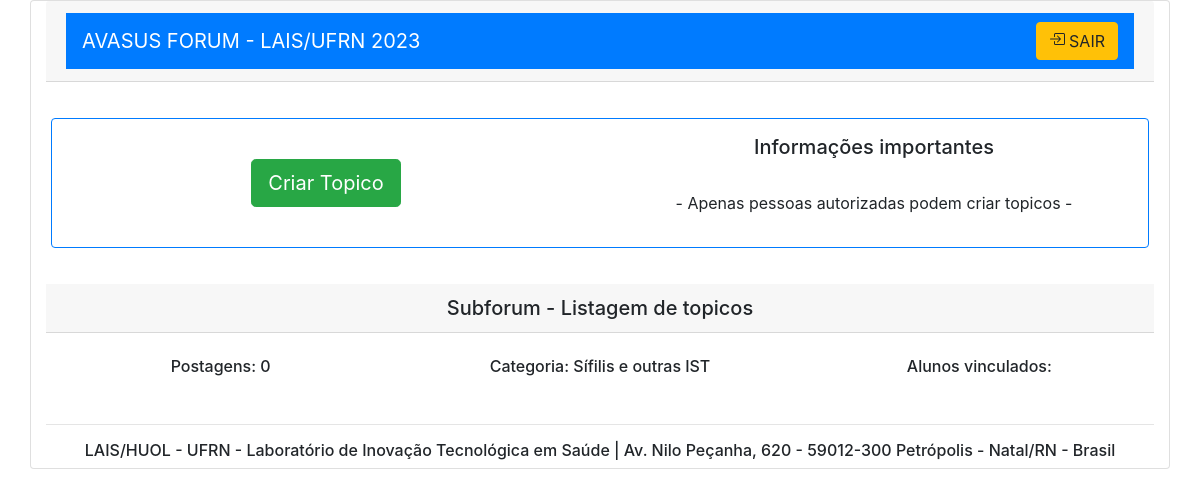
The page /2 (signed in) on the database as committed earlier.
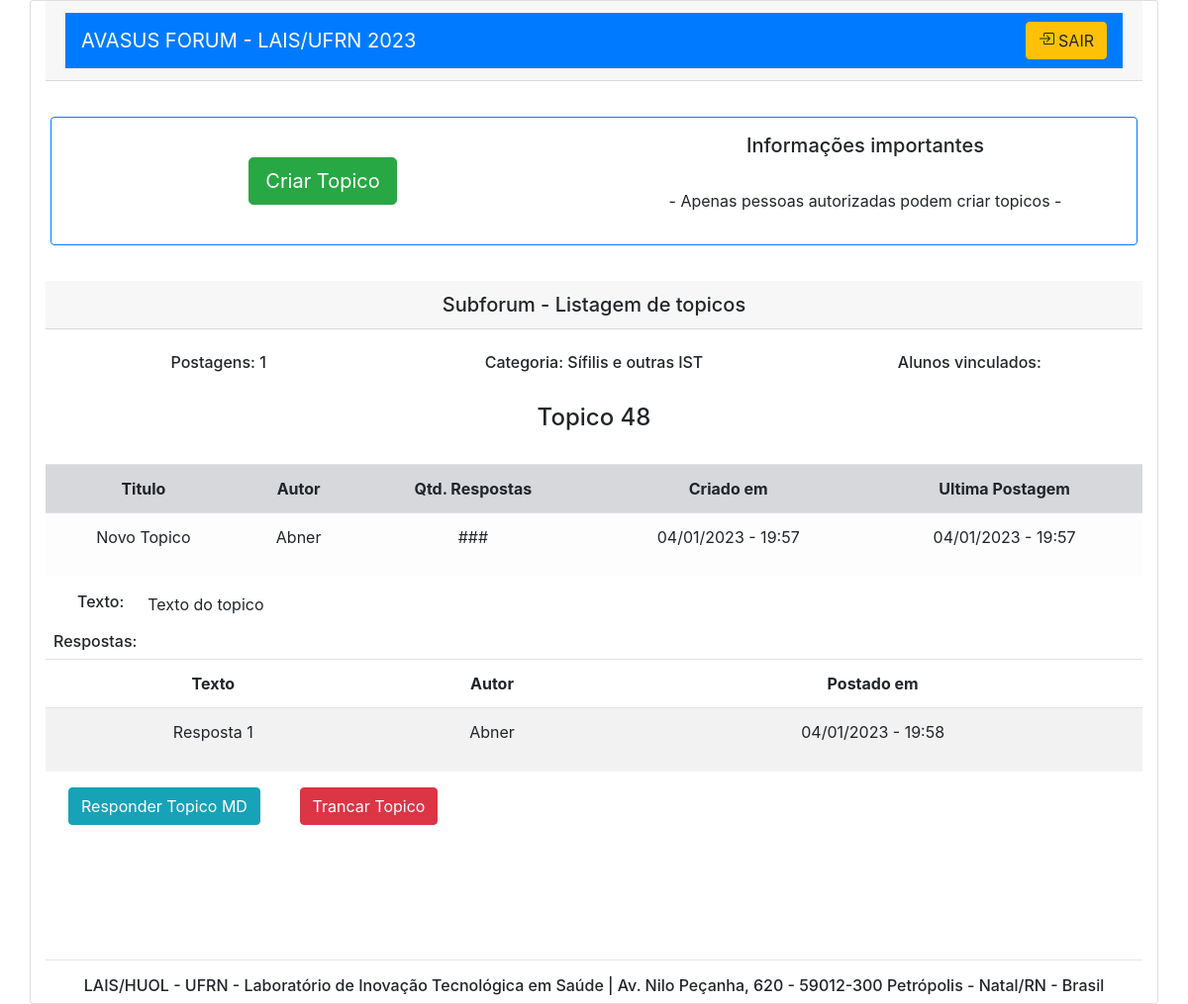
The same page on the database as committed later.
### forum/models.py (models this page shows, shortened)
class Topico(models.Model):
    cod_topico = models.AutoField(primary_key=True)
    cod_subforum = models.ForeignKey(Subforum, on_delete=models.CASCADE)
    autor = models.ForeignKey(CustomUser, on_delete=models.CASCADE)
    nome_autor = models.CharField(max_length=50, default=' ')
    titulo = models.CharField(max_length=120, default=' ')
    descricao = models.CharField(max_length=512, default=' ')
    data_criacao = models.DateTimeField(default=timezone.now)
    ESTADO = (
        ("ATV", "Ativado"),
        ("TRC", "Trancado"),
    )
    estado = models.CharField(choices=ESTADO, max_length=4, default='ATV')

### forum/views.py (the view, shortened to what this page needs)
# urls.py: re_path(r'^(?P<cod_subforum>\d+)', post_subforum, name='subforum' )
def post_subforum(request, cod_subforum):
    if request.user.is_authenticated == True:
        topicos = Topico.objects.filter(cod_subforum=cod_subforum).values_list('cod_topico', 'nome_autor', 'titulo', 'descricao', 'data_criacao', 'estado').order_by('-data_criacao')
        cod_categoria = Subforum.objects.filter(cod_subforum=cod_subforum).values_list('cat_subforum')
        categoria = Categoria.objects.filter(id=cod_categoria[0][0]).values_list('nome')
        total_postagens = len(topicos)
        respostas = Resposta.objects.values_list('cod_topico', 'autor', 'nome_autor', 'texto', 'data_criacao').order_by('-data_criacao')
        context = {
            'cod_subforum': cod_subforum,
            'topicos' : topicos,
            'categoria': categoria[0][0],
            'total_postagens' : total_postagens,
            'respostas' : respostas,
            }
        return render(request, "subforum.html", context)

### forum/templates/subforum.html (shortened to what the changed rows need)
<!DOCTYPE html>
<html lang="pt-br">
  <head>
    <link
    href="//maxcdn.bootstrapcdn.com/bootstrap/4.0.0/css/bootstrap.min.css"
    rel="stylesheet"
    id="bootstrap-css"
  />
  <link rel="stylesheet" href="https://cdn.jsdelivr.net/npm/bootstrap-icons@1.8.1/font/bootstrap-icons.css">
  </head>
  <body>
      <div class="text-center text-lg-start ">
        <form action="" method="POST">
            </form>
            </div>
                      <br>
                    <div class="col-sm">
                      <p class="h5"> Informações importantes </p><br>
                      <p>- Apenas pessoas autorizadas podem criar topicos -</p>
                    </div>
                <div class="card-header h5">
                    Subforum - Listagem de topicos
                  </div>
                  <br>
                  <div class="row">
                    <div class="col">
                        <h6>Postagens: {{total_postagens}} </h6>
                    </div>
                    <div class="col">
                    </div>
                    <div class="col">
                    </div>
                  </div>
                  {% for cod_topico, autor, titulo, descricao, data_criacao, estado  in topicos %}
                  <br>
                  <h4>Topico {{cod_topico}}</h4>
                  <br>
                  <table class="table   table-hover">
                    <thead class="table-light" >
                      <tr>
                        <td class="table-secondary" ><b>Titulo </b></td>
                        <td class="table-secondary" ><b>Autor</b></td>
                        <td class="table-secondary" ><b>Qtd. Respostas</b></td>
                        <td class="table-secondary" ><b>Criado em</b></td>
                        <td class="table-secondary" ><b>Ultima Postagem</b></td>
                      </tr>
                    </thead>
                    <tbody>
                      <tr>
                      <td  class="table-light" >  {{titulo}} </td>
                      <td  class="table-light" >
                          <p> {{autor}}</p>
                      </td>
                      <td  class="table-light" >
                        <p> ### </p>
                    </td>
                      <td  class="table-light">
                          <p>{{data_criacao | date:"d/m/Y - H:i" }}</p>
                      </td>
                      <td  class="table-light">
                        <p>{{data_criacao | date:"d/m/Y - H:i" }}</p>
                      </td>
                      </tr>
                    </tbody>
                  </table>
                  <div class="row mx-2">
                    <h6 class="mx-4"> Texto:  </h6>
                    <p> {{descricao}}</p>
                  </div>
              <div class="row mx-2">
                <h6>Respostas: </h6>
              </div>
              <table class="table table-striped table-hover">
                <thead>
                  <tr>
                    <td><b>Texto </b></td>
                    <td><b>Autor</b></td>
                    <td><b>Postado em</b></td>
                  </tr>
                </thead>
                <tbody>
              {% for a, b , nome_autor_resp, texto_resp ,postado_em_resp in respostas %}
                {% if a ==  cod_topico %}
                     <tr>
                      <td >  {{texto_resp}} </td>
                      <td >
                          <p> {{nome_autor_resp}}</p>
                      </td>
                      <td  >
                        <p> {{postado_em_resp | date:"d/m/Y - H:i"}}</p>
                      </td>
                    </tr>
                {% endif %}
              {%endfor%}
            </tbody>
            </table>
            <div class="row mx-2">
                <div class="col-1">
                  <a href="#myModal{{cod_topico}}" class="btn btn-info"  data-toggle="modal">Responder Topico MD</a>
                </div>
                <div class="col-5">
                    <button  type="button" class="btn btn-danger" data-toggle="modal" data-target="#exampleModalCenter" {{bloquear}}>
                        Trancar Topico
                    </button>
                </div>
            </div>
            <br>
            <br>
            <br>
            <br>
            {% endfor %}
            <footer>
              <br>
              <hr>
              <p class="h6">LAIS/HUOL - UFRN - Laboratório de Inovação Tecnológica em Saúde | Av. Nilo Peçanha, 620 - 59012-300 Petrópolis - Natal/RN - Brasil </p>
              </footer>
  </body>
</html>

Rows that differ between the two databases and show on the page:
added Topico: topicos "Novo Topico", topicos "Abner", data_criacao "04/01/2023 - 19:57", data_criacao "04/01/2023 - 19:57", topicos "Texto do topico"
Other text that changed with them:
{{ total_postagens }}: "0" → "1"
new list line: "Topico 48 Titulo Autor Qtd. Respostas Criado em Ultima Postagem ### Texto: Respostas: Texto Autor Postado em Resposta 1 Abner 04/01/2023 - 19:58 Responder Topico MD Trancar Topico"
